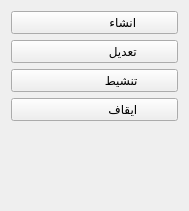
             <widget class="QWidget" name="QM_Promotion_Magazine">
              <property name="geometry">
               <rect>
                <x>0</x>
                <y>0</y>
                <width>189</width>
                <height>211</height>
               </rect>
              </property>
              <attribute name="label">
               <string>                                المجلة</string>
              </attribute>
              <layout class="QGridLayout" name="gridLayout_7">
               <item row="3" column="0">
                <widget class="QPushButton" name="QAct_Magazine_Deactivate">
                 <property name="text">
                  <string>                 ايقاف</string>
                 </property>
                </widget>
               </item>
               <item row="4" column="0">
                <spacer name="verticalSpacer_5">
                 <property name="orientation">
                  <enum>Qt::Vertical</enum>
                 </property>
                 <property name="sizeHint" stdset="0">
                  <size>
                   <width>20</width>
                   <height>60</height>
                  </size>
                 </property>
                </spacer>
               </item>
               <item row="1" column="0">
                <widget class="QPushButton" name="QAct_Magazine_Edit">
                 <property name="text">
                  <string>                 تعديل</string>
                 </property>
                </widget>
               </item>
               <item row="0" column="0">
                <widget class="QPushButton" name="QAct_Magazine_Add">
                 <property name="text">
                  <string>                 انشاء</string>
                 </property>
                </widget>
               </item>
               <item row="2" column="0">
                <widget class="QPushButton" name="QAct_Magazine_Actiavte">
                 <property name="text">
                  <string>                تنشيط</string>
                 </property>
                </widget>
               </item>
              </layout>
             </widget>
